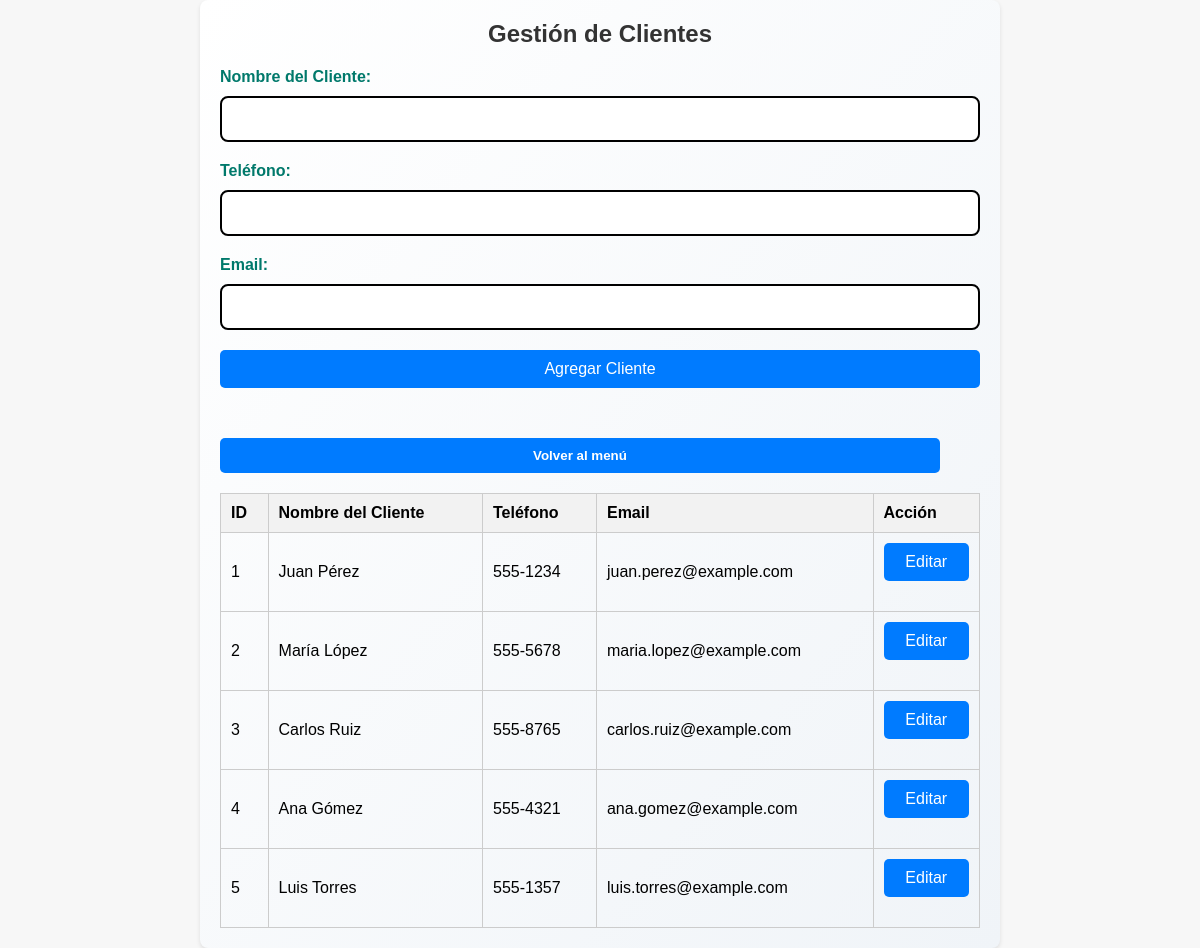
/clientes.php (signed in), run on the app's committed database.
### tables this page shows
CREATE TABLE `clientes` (
  `id` int(11) NOT NULL,
  `nombre_cliente` varchar(100) DEFAULT NULL,
  `telefono` varchar(15) DEFAULT NULL,
  `email` varchar(100) DEFAULT NULL
);

### permisos.php (called while the page is built)
<?php
function verificarPermisos($perfil, $tabla, $accion) {
    $permisos = [
        'root' => ['ver' => '*', 'editar' => '*'],
        'gerente' => [
            'ver' => '*',
            'editar' => ['clientes', 'productos', 'ventas', 'proveedores', 'almacen', 'detalles_venta', 'categorias']
        ],
        'secretaria' => [
            'ver' => ['clientes', 'productos', 'ventas', 'proveedores', 'almacen', 'detalles_venta', 'categorias'],
            'editar' => ['clientes', 'productos', 'ventas', 'detalles_venta', 'categorias']
        ],
        'empleado' => [
            'ver' => ['clientes', 'productos', 'ventas', 'detalles_venta', 'categorias'],
            'editar' => ['ventas', 'clientes','detalles_venta']
        ]
    ];
     if ($permisos[$perfil][$accion] === '*') {
        return true;
    }
    return in_array($tabla, $permisos[$perfil][$accion]);
}

### clientes.php (the view, shortened to what this page needs)
<?php
include 'permisos.php';
$perfil = $_SESSION['perfil'];
$host = "localhost";
$user = "root";
$pass = "";
$dbname = "tienda-f";
$conn = new mysqli($host, $user, $pass, $dbname);
$sql = "SELECT * FROM clientes";
$result = $conn->query($sql);
?>
<!DOCTYPE html>
<html lang="es">
<head>
    <link rel="stylesheet" href="styles.css">
</head>
<body>
    <div class="container">
        <h1>Gestión de Clientes</h1>
        <form method="POST" action="">
            <label for="nombre_cliente">Nombre del Cliente:</label>
            <input type="text" id="nombre_cliente" name="nombre_cliente" required>
            <label for="telefono">Teléfono:</label>
            <input type="text" id="telefono" name="telefono" required>
            <label for="email">Email:</label>
            <input type="email" id="email" name="email" required>
            <input type="submit" name="agregar" value="Agregar Cliente" class="btn">
        </form>
        <div class="button-group">
            <form method="POST" action="<?php
                if ($_SESSION['perfil'] === 'root') {
                    echo 'root.php';
                } elseif ($_SESSION['perfil'] === 'secretaria') {
                    echo 'lorena.php';
                } elseif ($_SESSION['perfil'] === 'gerente') {
                    echo 'cristian.php';
                } elseif ($_SESSION['perfil'] === 'empleado') {
                    echo 'jeremy.php';
                }
            ?>">
                <button type="submit" class="btn">Volver al menú</button>
            </form>
        </div>
        <table>
            <tr>
                <th>ID</th>
                <th>Nombre del Cliente</th>
                <th>Teléfono</th>
                <th>Email</th>
                <?php if (verificarPermisos($perfil, 'clientes', 'editar')): ?>
                    <th>Acción</th>
                <?php endif; ?>
            </tr>
            <?php if ($result->num_rows > 0) {
                while ($row = $result->fetch_assoc()) { ?>
                    <tr>
                        <td><?php echo $row['id']; ?></td>
                        <td>
                            <?php if (isset($_POST['editar']) && $_POST['cliente_id'] == $row['id']): ?>
                                <form method="POST" action="">
                                    <input type="hidden" name="cliente_id" value="<?php echo $row['id']; ?>">
                                    <input type="text" name="nombre_cliente" value="<?php echo $row['nombre_cliente']; ?>" required>
                                    <input type="text" name="telefono" value="<?php echo $row['telefono']; ?>" required>
                                    <input type="email" name="email" value="<?php echo $row['email']; ?>" required>
                                    <input type="submit" value="Guardar" class="btn">
                                </form>
                            <?php else: ?>
                                <?php echo $row['nombre_cliente']; ?>
                            <?php endif; ?>
                        </td>
                        <td><?php echo $row['telefono']; ?></td>
                        <td><?php echo $row['email']; ?></td>
                        <?php if (verificarPermisos($perfil, 'clientes', 'editar')): ?>
                            <td>
                                <form method="POST" action="">
                                    <input type="submit" name="editar" value="Editar" class="btn">
                                </form>
                            </td>
                        <?php endif; ?>
                    </tr>
                <?php }
            } else {
                echo "<tr><td colspan='5'>No hay clientes registrados.</td></tr>";
            } ?>
        </table>
    </div>
</body>
</html>

### styles.css (style rules this page uses)
* { margin: 0; padding: 0; box-sizing: border-box; }
body { font-family: 'Arial', sans-serif; background-color: #f5f5f5; display: flex; justify-content: center; align-items: center; min-height: 100vh; padding: 20px; }
.container { width: 90%; max-width: 500px; background: linear-gradient(to bottom right, #ffffff, #f0f4f8); padding: 30px; border-radius: 15px; box-shadow: 0 10px 30px rgba(0, 0, 0, 0.15); transition: box-shadow 0.3s ease; }
h2, h1 { text-align: center; color: #000000; margin-bottom: 20px; font-size: 24px; }
label { display: block; margin-bottom: 10px; font-weight: bold; color: #00796b; }
input { width: 100%; padding: 12px; margin-bottom: 20px; border: 2px solid #000000; border-radius: 8px; font-size: 16px; transition: border-color 0.3s ease, box-shadow 0.3s ease; }
button { background-color: #2600ff; color: #ffffff; padding: 12px; border: none; border-radius: 5px; cursor: pointer; font-weight: bold; width: calc(100% - 40px); margin-top: 10px; transition: background-color 0.3s; position: relative; }
.button-group { display: flex; justify-content: space-between; margin-top: 20px; gap: 10px; }
.button-group a, .button-group button { flex: 1; }
.button-group { display: block; margin-top: 20px; }

### clientes.php (style rules this page uses)
body { font-family: Arial, sans-serif; margin: 0; padding: 0; background-color: #f7f7f7; }
.container { max-width: 800px; margin: 0 auto; padding: 20px; background-color: white; border-radius: 8px; box-shadow: 0 2px 4px rgba(0, 0, 0, 0.1); }
h1 { text-align: center; color: #333; }
table { width: 100%; border-collapse: collapse; margin-top: 20px; }
th, td { border: 1px solid #ccc; padding: 10px; text-align: left; }
th { background-color: #f2f2f2; }
.btn { padding: 10px; color: white; background-color: #007bff; border: none; border-radius: 5px; cursor: pointer; }

### data on the page
clientes: id "1", nombre_cliente "Juan Pérez", telefono "555-1234", email "juan.perez@example.com"
clientes: id "2", nombre_cliente "María López", telefono "555-5678", email "maria.lopez@example.com"
clientes: id "3", nombre_cliente "Carlos Ruiz", telefono "555-8765", email "carlos.ruiz@example.com"
clientes: id "4", nombre_cliente "Ana Gómez", telefono "555-4321", email "ana.gomez@example.com"
clientes: id "5", nombre_cliente "Luis Torres", telefono "555-1357", email "luis.torres@example.com"
